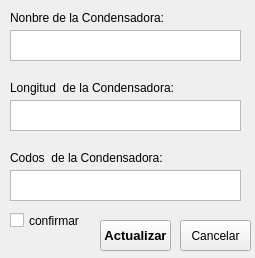
<?xml version="1.0" encoding="UTF-8"?>
<ui version="4.0">
 <class>Form</class>
 <widget class="QWidget" name="Form">
  <property name="geometry">
   <rect>
    <x>0</x>
    <y>0</y>
    <width>255</width>
    <height>258</height>
   </rect>
  </property>
  <property name="maximumSize">
   <size>
    <width>255</width>
    <height>269</height>
   </size>
  </property>
  <property name="windowTitle">
   <string>actulizar datos</string>
  </property>
  <widget class="QCheckBox" name="checkBox">
   <property name="geometry">
    <rect>
     <x>10</x>
     <y>210</y>
     <width>90</width>
     <height>21</height>
    </rect>
   </property>
   <property name="text">
    <string>confirmar</string>
   </property>
  </widget>
  <widget class="QPushButton" name="btn_cancelar">
   <property name="geometry">
    <rect>
     <x>180</x>
     <y>220</y>
     <width>71</width>
     <height>31</height>
    </rect>
   </property>
   <property name="text">
    <string>Cancelar</string>
   </property>
  </widget>
  <widget class="QLabel" name="label_longitud">
   <property name="geometry">
    <rect>
     <x>10</x>
     <y>80</y>
     <width>191</width>
     <height>16</height>
    </rect>
   </property>
   <property name="text">
    <string>Longitud  de la Condensadora:</string>
   </property>
  </widget>
  <widget class="QLabel" name="label_codos">
   <property name="geometry">
    <rect>
     <x>10</x>
     <y>150</y>
     <width>191</width>
     <height>16</height>
    </rect>
   </property>
   <property name="text">
    <string>Codos  de la Condensadora:</string>
   </property>
  </widget>
  <widget class="QTextEdit" name="text_update_nom_conde">
   <property name="geometry">
    <rect>
     <x>10</x>
     <y>30</y>
     <width>231</width>
     <height>31</height>
    </rect>
   </property>
  </widget>
  <widget class="QTextEdit" name="text_update_cod">
   <property name="geometry">
    <rect>
     <x>10</x>
     <y>170</y>
     <width>231</width>
     <height>31</height>
    </rect>
   </property>
  </widget>
  <widget class="QPushButton" name="btn_update">
   <property name="geometry">
    <rect>
     <x>100</x>
     <y>220</y>
     <width>71</width>
     <height>31</height>
    </rect>
   </property>
   <property name="font">
    <font>
     <pointsize>10</pointsize>
     <weight>75</weight>
     <bold>true</bold>
     <kerning>false</kerning>
    </font>
   </property>
   <property name="mouseTracking">
    <bool>false</bool>
   </property>
   <property name="styleSheet">
    <string notr="true">rgba:(255, 255, 0);</string>
   </property>
   <property name="text">
    <string>Actualizar</string>
   </property>
  </widget>
  <widget class="QLabel" name="label_nom_condesadora">
   <property name="geometry">
    <rect>
     <x>10</x>
     <y>10</y>
     <width>191</width>
     <height>16</height>
    </rect>
   </property>
   <property name="text">
    <string>Nonbre de la Condensadora:</string>
   </property>
  </widget>
  <widget class="QTextEdit" name="text_update_long_conde">
   <property name="geometry">
    <rect>
     <x>10</x>
     <y>100</y>
     <width>231</width>
     <height>31</height>
    </rect>
   </property>
  </widget>
 </widget>
 <resources/>
 <connections/>
</ui>
